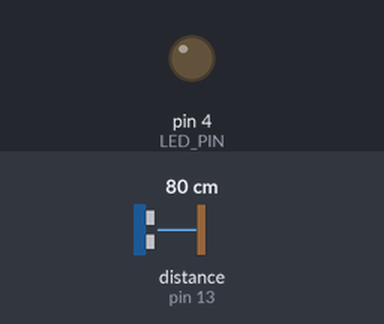
Bench run of a sketch on a simulated Arduino Uno, built with avr-gcc and run on an emulated ATmega328P. Parts: output pins drawn as LEDs (lit = HIGH). Wiring (inferred from the names in the program): ultrasonic range finder: trigger pin 12; echo pin 13. The test bench sets the inputs (shaded band); at power-on: distance to the obstacle (sensor on pin 13) 80 cm. The echo pulse lasts 58.3 µs per cm; pins used as bus, display or sensor lines are not drawn.

Above: at 1.2 s.
1.3 s: distance to the obstacle (sensor on pin 13) set to 18 cm
2.8 s: distance to the obstacle (sensor on pin 13) set to 15 cm
At 3.1 s:
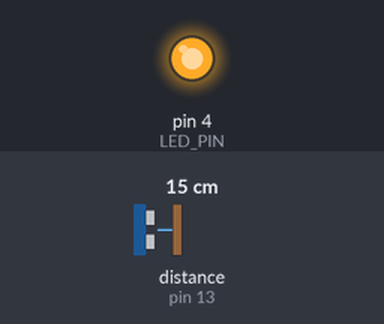
4.3 s: distance to the obstacle (sensor on pin 13) set to 35 cm
At 5.4 s:
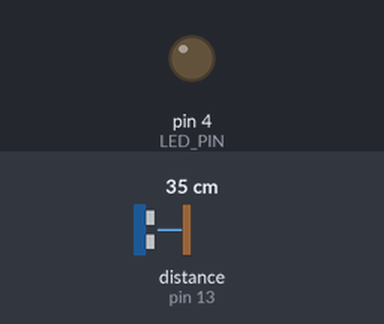
5.8 s: distance to the obstacle (sensor on pin 13) set to 2 cm
At 6.5 s:
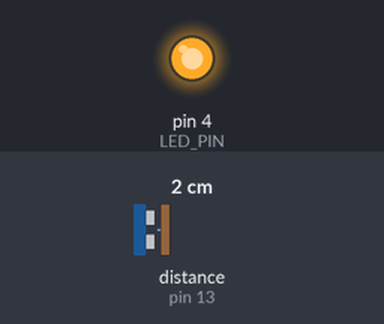
Timing chart, 0 to 8.3 s (numbered marks = the images above; inputs shaded):
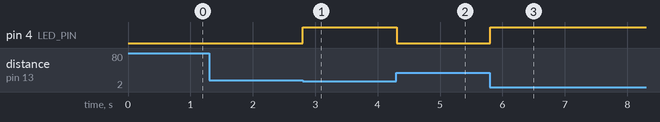

Measured:
- the behaviour switches between 17 and 16 cm on distance to the obstacle (sensor on pin 13) (found by bisection; images 0 and 1)
- after the input at 1.3 s, every drawn part: stays the same
- after the input at 2.8 s, pin 4 (LED_PIN): LOW → HIGH at once
- after the input at 4.3 s, pin 4 (LED_PIN): HIGH → LOW at once
- after the input at 5.8 s, pin 4 (LED_PIN): LOW → HIGH at once

The sketch:

sona.ino
```cpp
int TrigPin = 12;
int EchoPin = 13;
int LED_PIN = 4;
void setup(){
  Serial.begin(9600);
  pinMode(TrigPin, OUTPUT);
  pinMode(EchoPin, INPUT);
  pinMode(LED_PIN, OUTPUT);
}

void loop(){
   unsigned long d;
   digitalWrite(TrigPin, HIGH);
   delayMicroseconds(10);
   digitalWrite(TrigPin, LOW);
   d = pulseIn(EchoPin, HIGH)/58.2; /* 센치미터(cm) */
   if(d<=15){
      digitalWrite(LED_PIN, HIGH);
    }
    else{
        digitalWrite(LED_PIN, LOW);}


}
```
